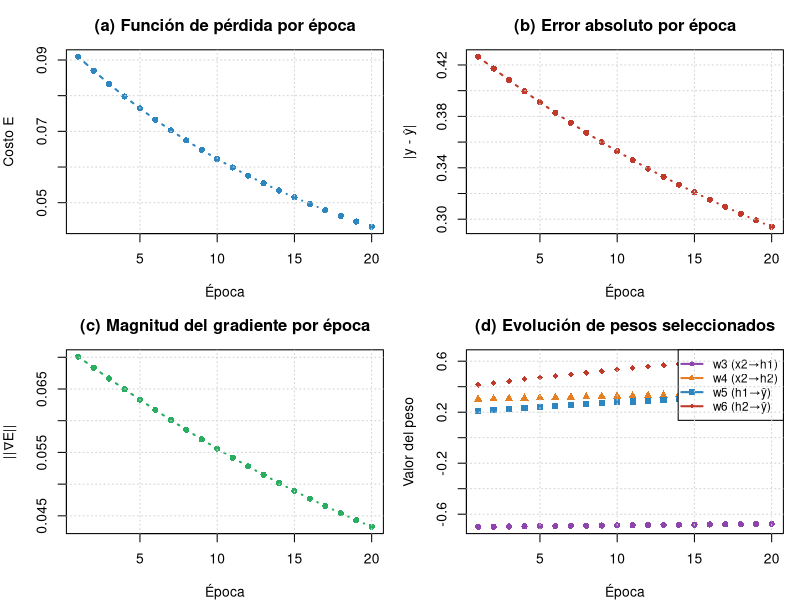
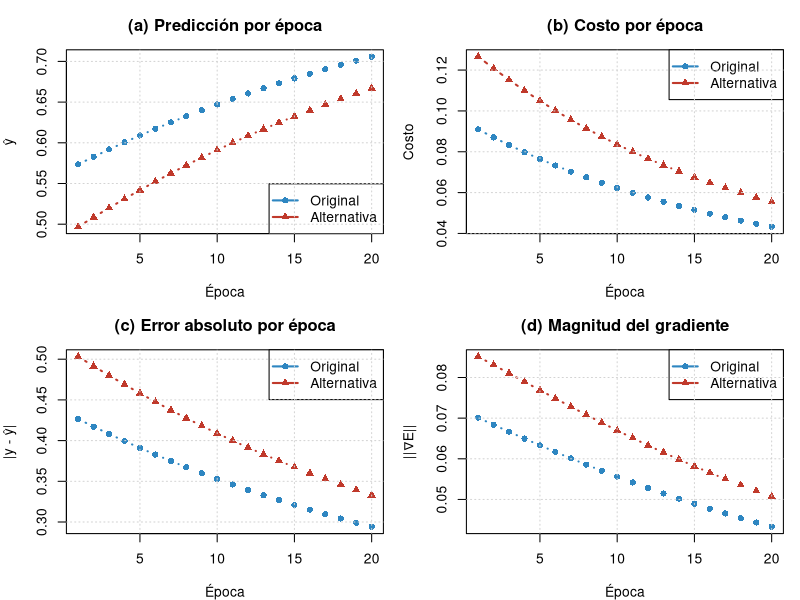
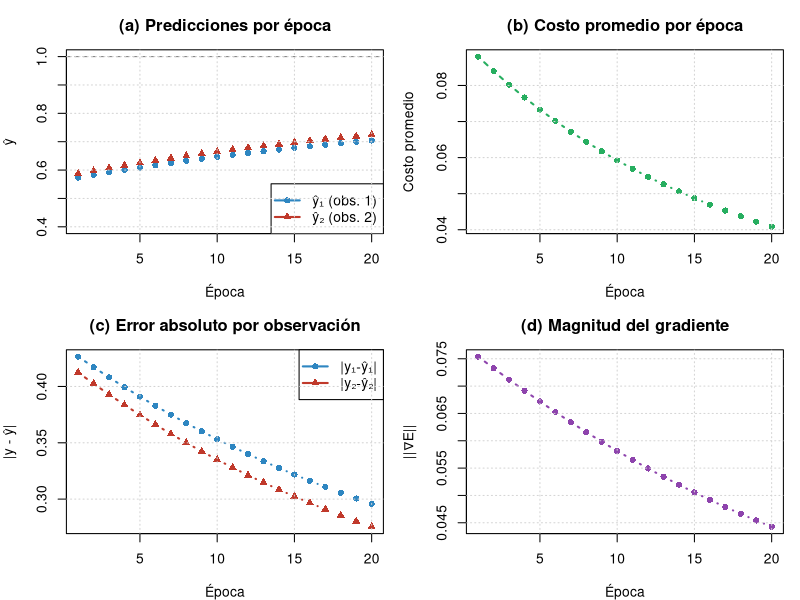
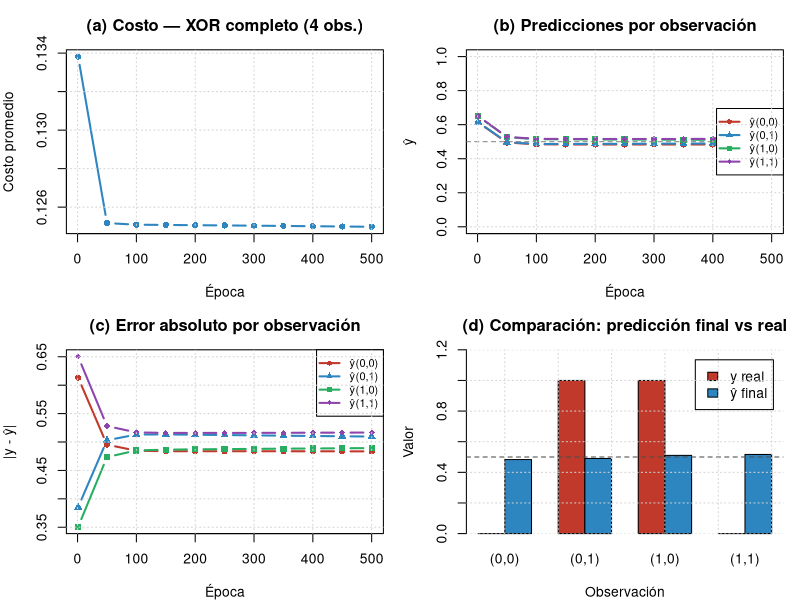

The R source for these figures, in order:
## ---- chunk 1
knitr::opts_chunk$set(echo=TRUE, message=FALSE, warning=FALSE, comment="##")
set.seed(42)
## ---- chunk 2
# ============================================================
# Funciones fundamentales de la red neuronal
# ============================================================

# Función sigmoide
sigmoid <- function(z) {
  1 / (1 + exp(-z))
}

# Derivada de la sigmoide (expresada en términos de h = sigma(z))
sigmoid_deriv <- function(h) {
  h * (1 - h)
}

# Función de pérdida: error cuadrático medio (para 1 observación)
loss <- function(y, y_hat) {
  0.5 * (y - y_hat)^2
}

# Gradiente de la pérdida respecto a y_hat
grad_loss <- function(y, y_hat) {
  y_hat - y
}
## ---- chunk 3
# Observación de entrenamiento
x1 <- 0;  x2 <- 1;  y_target <- 1

# Tasa de aprendizaje
alpha <- 0.25

# Pesos actualizados al final de la época 2
w1 <- 0.10000   # x1 → h1
w2 <- 0.50000   # x1 → h2
w3 <- -0.69764  # x2 → h1
w4 <- 0.30517   # x2 → h2
w5 <- 0.21724   # h1 → y_hat
w6 <- 0.42985   # h2 → y_hat

# Sesgos (todos en 0 en este ejemplo)
b1 <- 0;  b2 <- 0;  b3 <- 0

cat("=== Parámetros al inicio de la Época 3 ===\n")
cat(sprintf("w1 = %7.5f   w2 = %7.5f\n", w1, w2))
cat(sprintf("w3 = %7.5f   w4 = %7.5f\n", w3, w4))
cat(sprintf("w5 = %7.5f   w6 = %7.5f\n", w5, w6))
cat(sprintf("b1 = %d   b2 = %d   b3 = %d\n", b1, b2, b3))
## ---- chunk 4
z1 <- w1*x1 + w3*x2 + b1
h1 <- sigmoid(z1)
cat(sprintf("z1 = (%.5f)(0) + (%.5f)(1) + 0 = %.5f\n", w1, w3, z1))
cat(sprintf("h1 = sigma(%.5f) = %.5f\n", z1, h1))
## ---- chunk 5
z2 <- w2*x1 + w4*x2 + b2
h2 <- sigmoid(z2)
cat(sprintf("z2 = (%.5f)(0) + (%.5f)(1) + 0 = %.5f\n", w2, w4, z2))
cat(sprintf("h2 = sigma(%.5f) = %.5f\n", z2, h2))
## ---- chunk 6
z3   <- w5*h1 + w6*h2 + b3
yhat <- sigmoid(z3)
E    <- loss(y_target, yhat)

cat(sprintf("z3   = (%.5f)(%.5f) + (%.5f)(%.5f) + 0 = %.5f\n",
            w5, h1, w6, h2, z3))
cat(sprintf("yhat = sigma(%.5f) = %.5f\n", z3, yhat))
cat(sprintf("E    = 0.5*(1 - %.5f)^2 = %.5f\n", yhat, E))
## ---- chunk 7
delta3 <- grad_loss(y_target, yhat) * sigmoid_deriv(yhat)

dE_dw5 <- delta3 * h1
dE_dw6 <- delta3 * h2
# NOTA: los sesgos b1=b2=b3=0 se mantienen fijos en este ejemplo,
# siguiendo exactamente el documento de clase (LLinas, 2026),
# que no actualiza sesgos. La función automatizada (Parte 2)
# tampoco los actualiza para mantener consistencia.

cat(sprintf("delta3  = (%.5f - 1) * %.5f * (1 - %.5f) = %.5f\n",
            yhat, yhat, yhat, delta3))
cat(sprintf("dE/dw5  = delta3 * h1 = (%.5f)(%.5f) = %.5f\n",
            delta3, h1, dE_dw5))
cat(sprintf("dE/dw6  = delta3 * h2 = (%.5f)(%.5f) = %.5f\n",
            delta3, h2, dE_dw6))

# Actualización pesos de salida (sesgos permanecen en 0)
w5_new <- w5 - alpha * dE_dw5
w6_new <- w6 - alpha * dE_dw6

cat(sprintf("\nw5_nuevo = %.5f - 0.25*(%.5f) = %.5f\n", w5, dE_dw5, w5_new))
cat(sprintf("w6_nuevo = %.5f - 0.25*(%.5f) = %.5f\n", w6, dE_dw6, w6_new))
## ---- chunk 8
delta1 <- delta3 * w5 * sigmoid_deriv(h1)

dE_dw1 <- delta1 * x1
dE_dw3 <- delta1 * x2
dE_db1 <- delta1

cat(sprintf("delta1  = %.5f * %.5f * %.5f*(1-%.5f) = %.5f\n",
            delta3, w5, h1, h1, delta1))
cat(sprintf("dE/dw1  = delta1 * x1 = (%.5f)(%.0f) = %.5f\n",
            delta1, x1, dE_dw1))
cat(sprintf("dE/dw3  = delta1 * x2 = (%.5f)(%.0f) = %.5f\n",
            delta1, x2, dE_dw3))

w1_new <- w1 - alpha * dE_dw1
w3_new <- w3 - alpha * dE_dw3
b1_new <- b1 - alpha * dE_db1

cat(sprintf("\nw1_nuevo = %.5f - 0.25*(%.5f) = %.5f\n", w1, dE_dw1, w1_new))
cat(sprintf("w3_nuevo = %.5f - 0.25*(%.5f) = %.5f\n", w3, dE_dw3, w3_new))
## ---- chunk 9
delta2 <- delta3 * w6 * sigmoid_deriv(h2)

dE_dw2 <- delta2 * x1
dE_dw4 <- delta2 * x2
dE_db2 <- delta2

cat(sprintf("delta2  = %.5f * %.5f * %.5f*(1-%.5f) = %.5f\n",
            delta3, w6, h2, h2, delta2))
cat(sprintf("dE/dw2  = delta2 * x1 = (%.5f)(%.0f) = %.5f\n",
            delta2, x1, dE_dw2))
cat(sprintf("dE/dw4  = delta2 * x2 = (%.5f)(%.0f) = %.5f\n",
            delta2, x2, dE_dw4))

w2_new <- w2 - alpha * dE_dw2
w4_new <- w4 - alpha * dE_dw4
b2_new <- b2 - alpha * dE_db2

cat(sprintf("\nw2_nuevo = %.5f - 0.25*(%.5f) = %.5f\n", w2, dE_dw2, w2_new))
cat(sprintf("w4_nuevo = %.5f - 0.25*(%.5f) = %.5f\n", w4, dE_dw4, w4_new))
## ---- chunk 10
df_comparacion <- data.frame(
  Epoca      = 1:3,
  y_hat      = c(0.5735, 0.5764, round(yhat, 5)),
  Error_abs  = c(abs(1 - 0.5735), abs(1 - 0.5764), abs(1 - yhat)),
  Costo      = c(0.09095, 0.08973, round(E, 5)),
  w3         = c(-0.70000, -0.69884, -0.69764),
  w4         = c(0.30000, 0.30255, 0.30517),
  w5         = c(0.20000, 0.20865, 0.21724),
  w6         = c(0.40000, 0.41498, 0.42985)
)

knitr::kable(df_comparacion,
  col.names = c("Época", "ŷ", "|y - ŷ|", "Costo", "w3", "w4", "w5", "w6"),
  digits = 5,
  caption = "Comparación de resultados en las tres primeras épocas")
## ---- chunk 11
# ============================================================
# ENTRENAMIENTO AUTOMATIZADO — SIN LIBRERÍAS DE ML
# ============================================================

entrenar_xor_1obs <- function(
    x1_in, x2_in, y_in,          # Observación de entrenamiento
    w1_0, w2_0, w3_0, w4_0,      # Pesos iniciales (capa oculta)
    w5_0, w6_0,                   # Pesos iniciales (capa salida)
    b1_0 = 0, b2_0 = 0, b3_0 = 0, # Sesgos iniciales
    alpha = 0.25,                  # Tasa de aprendizaje
    n_epocas = 20                  # Número de épocas
) {

  # Inicializar pesos
  w1 <- w1_0; w2 <- w2_0; w3 <- w3_0; w4 <- w4_0
  w5 <- w5_0; w6 <- w6_0
  b1 <- b1_0; b2 <- b2_0; b3 <- b3_0

  # Almacenar resultados
  historial <- data.frame()

  for (ep in 1:n_epocas) {

    # --- FORWARD PASS ---
    z1   <- w1*x1_in + w3*x2_in + b1
    z2   <- w2*x1_in + w4*x2_in + b2
    h1   <- sigmoid(z1)
    h2   <- sigmoid(z2)
    z3   <- w5*h1 + w6*h2 + b3
    yhat <- sigmoid(z3)
    E    <- loss(y_in, yhat)

    # --- BACKPROPAGATION ---
    # Error local en la capa de salida
    delta3 <- grad_loss(y_in, yhat) * sigmoid_deriv(yhat)

    # Gradientes de la capa de salida
    dE_dw5 <- delta3 * h1
    dE_dw6 <- delta3 * h2
    dE_db3 <- delta3

    # Error local en la capa oculta
    delta1 <- delta3 * w5 * sigmoid_deriv(h1)
    delta2 <- delta3 * w6 * sigmoid_deriv(h2)

    # Gradientes de la capa oculta
    dE_dw1 <- delta1 * x1_in
    dE_dw3 <- delta1 * x2_in
    dE_dw2 <- delta2 * x1_in
    dE_dw4 <- delta2 * x2_in
    dE_db1 <- delta1
    dE_db2 <- delta2

    # Magnitud del gradiente total
    grad_mag <- sqrt(dE_dw1^2 + dE_dw2^2 + dE_dw3^2 + dE_dw4^2 +
                     dE_dw5^2 + dE_dw6^2)

    # --- ACTUALIZACIÓN DE PARÁMETROS ---
    w1 <- w1 - alpha * dE_dw1
    w2 <- w2 - alpha * dE_dw2
    w3 <- w3 - alpha * dE_dw3
    w4 <- w4 - alpha * dE_dw4
    w5 <- w5 - alpha * dE_dw5
    w6 <- w6 - alpha * dE_dw6
    b1 <- b1 - alpha * dE_db1
    b2 <- b2 - alpha * dE_db2
    b3 <- b3 - alpha * dE_db3

    # Guardar fila del historial
    historial <- rbind(historial, data.frame(
      Epoca    = ep,
      z1       = round(z1,   5),
      z2       = round(z2,   5),
      z3       = round(z3,   5),
      h1       = round(h1,   5),
      h2       = round(h2,   5),
      y_hat    = round(yhat, 5),
      y        = y_in,
      Err_abs  = round(abs(y_in - yhat), 5),
      Costo    = round(E,    5),
      Grad_mag = round(grad_mag, 6),
      w1       = round(w1, 5), w2 = round(w2, 5),
      w3       = round(w3, 5), w4 = round(w4, 5),
      w5       = round(w5, 5), w6 = round(w6, 5),
      b1       = round(b1, 5), b2 = round(b2, 5),
      b3       = round(b3, 5)
    ))
  }

  return(historial)
}

# Ejecutar con los parámetros del ejemplo de clase
set.seed(42)
hist_orig <- entrenar_xor_1obs(
  x1_in = 0, x2_in = 1, y_in = 1,
  w1_0 = 0.1,  w2_0 = 0.5,  w3_0 = -0.7, w4_0 = 0.3,
  w5_0 = 0.2,  w6_0 = 0.4,
  alpha = 0.25, n_epocas = 20
)
## ---- chunk 12
knitr::kable(
  hist_orig[, c("Epoca","z1","z2","z3","h1","h2",
                "y_hat","y","Err_abs","Costo","Grad_mag")],
  col.names = c("Época","z1","z2","z3","h1","h2",
                "ŷ","y","|y-ŷ|","Costo","||∇E||"),
  digits = 5,
  caption = "Tabla completa: 20 épocas de entrenamiento con una observación XOR")
## ---- chunk 13
par(mfrow = c(2, 2), mar = c(4, 4, 3, 1))

# --- (a) Costo por época ---
plot(hist_orig$Epoca, hist_orig$Costo,
     type = "b", pch = 16, col = "#2E86C1",
     xlab = "Época", ylab = "Costo E",
     main = "(a) Función de pérdida por época",
     lwd = 2)
grid()

# --- (b) Error absoluto por época ---
plot(hist_orig$Epoca, hist_orig$Err_abs,
     type = "b", pch = 16, col = "#C0392B",
     xlab = "Época", ylab = "|y - ŷ|",
     main = "(b) Error absoluto por época",
     lwd = 2)
grid()

# --- (c) Magnitud del gradiente ---
plot(hist_orig$Epoca, hist_orig$Grad_mag,
     type = "b", pch = 16, col = "#27AE60",
     xlab = "Época", ylab = "||∇E||",
     main = "(c) Magnitud del gradiente por época",
     lwd = 2)
grid()

# --- (d) Evolución de pesos seleccionados ---
plot(hist_orig$Epoca, hist_orig$w3,
     type = "b", pch = 16, col = "#8E44AD",
     xlab = "Época", ylab = "Valor del peso",
     main = "(d) Evolución de pesos seleccionados",
     ylim = range(c(hist_orig$w3, hist_orig$w4,
                    hist_orig$w5, hist_orig$w6)),
     lwd = 2)
lines(hist_orig$Epoca, hist_orig$w4, type="b", pch=17, col="#E67E22", lwd=2)
lines(hist_orig$Epoca, hist_orig$w5, type="b", pch=15, col="#2E86C1", lwd=2)
lines(hist_orig$Epoca, hist_orig$w6, type="b", pch=18, col="#C0392B", lwd=2)
legend("topright",
       legend = c("w3 (x2→h1)", "w4 (x2→h2)", "w5 (h1→ŷ)", "w6 (h2→ŷ)"),
       col    = c("#8E44AD","#E67E22","#2E86C1","#C0392B"),
       pch    = c(16,17,15,18), lwd = 2, cex = 0.85)
grid()

par(mfrow = c(1, 1))
## ---- chunk 14
# Nueva inicialización: pesos más grandes y con signos distintos
hist_alt <- entrenar_xor_1obs(
  x1_in = 0, x2_in = 1, y_in = 1,
  w1_0 = 0.9,  w2_0 = -0.5, w3_0 = 0.3,  w4_0 = -0.8,
  w5_0 = -0.4, w6_0 = 0.7,
  alpha = 0.25, n_epocas = 20
)
## ---- chunk 15
par(mfrow = c(2, 2), mar = c(4, 4, 3, 1))

# --- (a) Predicción ---
plot(hist_orig$Epoca, hist_orig$y_hat,
     type = "b", pch = 16, col = "#2E86C1", lwd = 2,
     xlab = "Época", ylab = "ŷ",
     main = "(a) Predicción por época",
     ylim = range(c(hist_orig$y_hat, hist_alt$y_hat)))
lines(hist_alt$Epoca, hist_alt$y_hat,
      type = "b", pch = 17, col = "#C0392B", lwd = 2)
abline(h = 1, lty = 2, col = "gray50")
legend("bottomright",
       legend = c("Original", "Alternativa"),
       col = c("#2E86C1","#C0392B"), pch = c(16,17), lwd = 2)
grid()

# --- (b) Costo ---
plot(hist_orig$Epoca, hist_orig$Costo,
     type = "b", pch = 16, col = "#2E86C1", lwd = 2,
     xlab = "Época", ylab = "Costo",
     main = "(b) Costo por época",
     ylim = range(c(hist_orig$Costo, hist_alt$Costo)))
lines(hist_alt$Epoca, hist_alt$Costo,
      type = "b", pch = 17, col = "#C0392B", lwd = 2)
legend("topright",
       legend = c("Original", "Alternativa"),
       col = c("#2E86C1","#C0392B"), pch = c(16,17), lwd = 2)
grid()

# --- (c) Error absoluto ---
plot(hist_orig$Epoca, hist_orig$Err_abs,
     type = "b", pch = 16, col = "#2E86C1", lwd = 2,
     xlab = "Época", ylab = "|y - ŷ|",
     main = "(c) Error absoluto por época",
     ylim = range(c(hist_orig$Err_abs, hist_alt$Err_abs)))
lines(hist_alt$Epoca, hist_alt$Err_abs,
      type = "b", pch = 17, col = "#C0392B", lwd = 2)
legend("topright",
       legend = c("Original", "Alternativa"),
       col = c("#2E86C1","#C0392B"), pch = c(16,17), lwd = 2)
grid()

# --- (d) Magnitud del gradiente ---
plot(hist_orig$Epoca, hist_orig$Grad_mag,
     type = "b", pch = 16, col = "#2E86C1", lwd = 2,
     xlab = "Época", ylab = "||∇E||",
     main = "(d) Magnitud del gradiente",
     ylim = range(c(hist_orig$Grad_mag, hist_alt$Grad_mag)))
lines(hist_alt$Epoca, hist_alt$Grad_mag,
      type = "b", pch = 17, col = "#C0392B", lwd = 2)
legend("topright",
       legend = c("Original", "Alternativa"),
       col = c("#2E86C1","#C0392B"), pch = c(16,17), lwd = 2)
grid()

par(mfrow = c(1, 1))
## ---- chunk 16
epocas_clave <- c(1, 5, 10, 20)

df_comp <- data.frame(
  Epoca          = epocas_clave,
  yhat_orig      = hist_orig$y_hat[epocas_clave],
  costo_orig     = hist_orig$Costo[epocas_clave],
  yhat_alt       = hist_alt$y_hat[epocas_clave],
  costo_alt      = hist_alt$Costo[epocas_clave]
)

knitr::kable(df_comp,
  col.names = c("Época", "ŷ (Original)", "Costo (Orig.)",
                "ŷ (Alternativa)", "Costo (Alt.)"),
  digits = 5,
  caption = "Comparación de inicializaciones en épocas clave")
## ---- chunk 17
# ============================================================
# ENTRENAMIENTO MATRICIAL CON DOS OBSERVACIONES
# ============================================================

entrenar_xor_matriz <- function(
    X, y,                         # Matriz de entradas y vector objetivo
    W1_0, W2_0,                   # Matrices de pesos iniciales
    b1_0, b2_0,                   # Vectores de sesgos
    alpha = 0.25,
    n_epocas = 20
) {

  W1 <- W1_0  # 2x2: pesos capa oculta
  W2 <- W2_0  # 2x1: pesos capa salida
  b1 <- b1_0  # 1x2
  b2 <- b2_0  # escalar

  n <- nrow(X)  # número de observaciones
  historial <- data.frame()

  for (ep in 1:n_epocas) {

    # === FORWARD PASS (matricial) ===
    # Capa oculta: Z1 = X %*% W1 + b1  (dim: n x 2)
    Z1 <- sweep(X %*% W1, 2, b1, "+")
    H1 <- sigmoid(Z1)          # activaciones ocultas (n x 2)

    # Capa de salida: Z2 = H1 %*% W2 + b2  (dim: n x 1)
    Z2 <- H1 %*% W2 + b2
    Yhat <- sigmoid(Z2)        # predicciones (n x 1)

    # Costo promedio sobre las n observaciones
    E <- mean(0.5 * (y - Yhat)^2)

    # === BACKPROPAGATION (matricial) ===
    # Delta de la capa de salida (n x 1)
    delta2 <- (Yhat - y) * sigmoid_deriv(Yhat)

    # Gradientes de la capa de salida
    dW2 <- t(H1) %*% delta2 / n     # 2x1
    db2 <- mean(delta2)

    # Propagar error a la capa oculta (n x 2)
    delta1 <- (delta2 %*% t(W2)) * sigmoid_deriv(H1)

    # Gradientes de la capa oculta
    dW1 <- t(X) %*% delta1 / n      # 2x2
    db1 <- colMeans(delta1)

    # === ACTUALIZACIÓN ===
    W1 <- W1 - alpha * dW1
    W2 <- W2 - alpha * dW2
    b1 <- b1 - alpha * db1
    b2 <- b2 - alpha * db2

    # Magnitud del gradiente
    grad_mag <- sqrt(sum(dW1^2) + sum(dW2^2))

    historial <- rbind(historial, data.frame(
      Epoca    = ep,
      yhat1    = round(Yhat[1], 5),
      yhat2    = round(Yhat[2], 5),
      Costo    = round(E, 5),
      Err_abs1 = round(abs(y[1] - Yhat[1]), 5),
      Err_abs2 = round(abs(y[2] - Yhat[2]), 5),
      Grad_mag = round(grad_mag, 6)
    ))
  }

  return(historial)
}

# Datos: dos observaciones XOR
X_mat <- matrix(c(0,1, 1,0), nrow=2, byrow=TRUE)
y_mat <- matrix(c(1, 1),     nrow=2)

cat("Matriz de entradas X:\n"); print(X_mat)
cat("Vector objetivo y:\n");    print(y_mat)

# Pesos iniciales (mismos del ejemplo original)
W1_init <- matrix(c(0.1, -0.7, 0.5, 0.3), nrow=2, byrow=FALSE)
W2_init <- matrix(c(0.2, 0.4), nrow=2)
b1_init <- c(0, 0)
b2_init <- 0

cat("\nMatriz de pesos W1 (capa oculta):\n"); print(W1_init)
cat("Vector de pesos W2 (capa salida):\n");   print(W2_init)

hist_mat <- entrenar_xor_matriz(
  X = X_mat, y = y_mat,
  W1_0 = W1_init, W2_0 = W2_init,
  b1_0 = b1_init, b2_0 = b2_init,
  alpha = 0.25, n_epocas = 20
)
## ---- chunk 18
knitr::kable(hist_mat,
  col.names = c("Época", "ŷ₁", "ŷ₂", "Costo",
                "|y₁-ŷ₁|", "|y₂-ŷ₂|", "||∇E||"),
  digits = 5,
  caption = "Entrenamiento matricial con dos observaciones XOR")
## ---- chunk 19
par(mfrow = c(2, 2), mar = c(4, 4, 3, 1))

# (a) Predicciones por época
plot(hist_mat$Epoca, hist_mat$yhat1,
     type = "b", pch = 16, col = "#2E86C1", lwd = 2,
     ylim = range(c(hist_mat$yhat1, hist_mat$yhat2, 0.4, 1)),
     xlab = "Época", ylab = "ŷ",
     main = "(a) Predicciones por época")
lines(hist_mat$Epoca, hist_mat$yhat2,
      type = "b", pch = 17, col = "#C0392B", lwd = 2)
abline(h = 1, lty = 2, col = "gray50")
legend("bottomright",
       legend = c("ŷ₁ (obs. 1)", "ŷ₂ (obs. 2)"),
       col = c("#2E86C1","#C0392B"), pch = c(16,17), lwd = 2)
grid()

# (b) Costo
plot(hist_mat$Epoca, hist_mat$Costo,
     type = "b", pch = 16, col = "#27AE60", lwd = 2,
     xlab = "Época", ylab = "Costo promedio",
     main = "(b) Costo promedio por época")
grid()

# (c) Error absoluto
plot(hist_mat$Epoca, hist_mat$Err_abs1,
     type = "b", pch = 16, col = "#2E86C1", lwd = 2,
     ylim = range(c(hist_mat$Err_abs1, hist_mat$Err_abs2)),
     xlab = "Época", ylab = "|y - ŷ|",
     main = "(c) Error absoluto por observación")
lines(hist_mat$Epoca, hist_mat$Err_abs2,
      type = "b", pch = 17, col = "#C0392B", lwd = 2)
legend("topright",
       legend = c("|y₁-ŷ₁|", "|y₂-ŷ₂|"),
       col = c("#2E86C1","#C0392B"), pch = c(16,17), lwd = 2)
grid()

# (d) Magnitud del gradiente
plot(hist_mat$Epoca, hist_mat$Grad_mag,
     type = "b", pch = 16, col = "#8E44AD", lwd = 2,
     xlab = "Época", ylab = "||∇E||",
     main = "(d) Magnitud del gradiente")
grid()

par(mfrow = c(1, 1))
## ---- chunk 20
df_final <- data.frame(
  Escenario    = c("1 obs. (original)", "1 obs. (alt. init.)",
                   "2 obs. (matricial)"),
  yhat_ep1     = c(hist_orig$y_hat[1], hist_alt$y_hat[1],
                   (hist_mat$yhat1[1] + hist_mat$yhat2[1])/2),
  costo_ep1    = c(hist_orig$Costo[1], hist_alt$Costo[1],
                   hist_mat$Costo[1]),
  yhat_ep20    = c(hist_orig$y_hat[20], hist_alt$y_hat[20],
                   (hist_mat$yhat1[20] + hist_mat$yhat2[20])/2),
  costo_ep20   = c(hist_orig$Costo[20], hist_alt$Costo[20],
                   hist_mat$Costo[20])
)

knitr::kable(df_final,
  col.names = c("Escenario", "ŷ inicial", "Costo inicial",
                "ŷ final", "Costo final"),
  digits = 5,
  caption = "Comparación de los tres escenarios de entrenamiento")
## ---- chunk 21
# ============================================================
# ENTRENAMIENTO CON LAS 4 OBSERVACIONES XOR
# ============================================================

entrenar_xor_completo <- function(
    X, y,
    W1_0, W2_0, b1_0 = c(0,0), b2_0 = 0,
    alpha = 0.5, n_epocas = 500
) {

  W1 <- W1_0; W2 <- W2_0; b1 <- b1_0; b2 <- b2_0
  n <- nrow(X)
  historial <- data.frame()

  for (ep in 1:n_epocas) {

    # Forward
    Z1 <- sweep(X %*% W1, 2, b1, "+")
    H1 <- sigmoid(Z1)
    Z2 <- H1 %*% W2 + b2
    Yhat <- sigmoid(Z2)

    E <- mean(0.5 * (y - Yhat)^2)

    # Backprop
    delta2 <- (Yhat - y) * sigmoid_deriv(Yhat)
    dW2 <- t(H1) %*% delta2 / n
    db2 <- mean(delta2)

    delta1 <- (delta2 %*% t(W2)) * sigmoid_deriv(H1)
    dW1 <- t(X) %*% delta1 / n
    db1 <- colMeans(delta1)

    # Actualización
    W1 <- W1 - alpha * dW1
    W2 <- W2 - alpha * dW2
    b1 <- b1 - alpha * db1
    b2 <- b2 - alpha * db2

    if (ep %% 50 == 0 || ep == 1) {
      historial <- rbind(historial, data.frame(
        Epoca    = ep,
        Costo    = round(E, 6),
        yhat_00  = round(Yhat[1], 4),
        yhat_01  = round(Yhat[2], 4),
        yhat_10  = round(Yhat[3], 4),
        yhat_11  = round(Yhat[4], 4)
      ))
    }
  }

  list(historial = historial, W1 = W1, W2 = W2,
       b1 = b1, b2 = b2,
       Yhat_final = Yhat)
}

# Las 4 observaciones XOR
X_full <- matrix(c(0,0, 0,1, 1,0, 1,1), nrow=4, byrow=TRUE)
y_full <- matrix(c(0, 1, 1, 0), nrow=4)

cat("Tabla XOR completa:\n")
cat("x1  x2  y\n")
for(i in 1:4) cat(X_full[i,1], X_full[i,2], y_full[i], "\n")

# Inicialización con pesos pequeños aleatorios (semilla fija)
set.seed(123)
W1_full <- matrix(rnorm(4, 0, 0.5), nrow=2)
W2_full <- matrix(rnorm(2, 0, 0.5), nrow=2)

resultado <- entrenar_xor_completo(
  X = X_full, y = y_full,
  W1_0 = W1_full, W2_0 = W2_full,
  alpha = 0.5, n_epocas = 500
)
## ---- chunk 22
knitr::kable(resultado$historial,
  col.names = c("Época", "Costo", "ŷ(0,0)", "ŷ(0,1)", "ŷ(1,0)", "ŷ(1,1)"),
  digits = 5,
  caption = "Entrenamiento XOR completo: evolución cada 50 épocas")
## ---- chunk 23
Yhat_final <- resultado$Yhat_final
pred_clase  <- ifelse(Yhat_final >= 0.5, 1, 0)

df_pred <- data.frame(
  x1        = X_full[,1],
  x2        = X_full[,2],
  y_real    = as.integer(y_full),
  y_hat     = round(Yhat_final, 4),
  clase_pred = pred_clase,
  correcto  = ifelse(pred_clase == y_full, "✓", "✗")
)

knitr::kable(df_pred,
  col.names = c("x₁","x₂","y real","ŷ","Clase predicha","¿Correcto?"),
  caption = "Predicciones finales de la red XOR completa")

acc <- mean(pred_clase == y_full) * 100
cat(sprintf("\nPrecisión final: %.1f%%\n", acc))
## ---- chunk 24
par(mfrow = c(2, 2), mar = c(4, 4, 3, 1))

hist_c <- resultado$historial

# (a) Costo
plot(hist_c$Epoca, hist_c$Costo,
     type = "b", pch = 16, col = "#2E86C1", lwd = 2,
     xlab = "Época", ylab = "Costo promedio",
     main = "(a) Costo — XOR completo (4 obs.)")
grid()

# (b) Predicciones para cada observación
colores <- c("#C0392B","#2E86C1","#27AE60","#8E44AD")
obs_names <- c("ŷ(0,0)","ŷ(0,1)","ŷ(1,0)","ŷ(1,1)")
y_reales  <- c(0, 1, 1, 0)

plot(hist_c$Epoca, hist_c$yhat_00,
     type = "b", pch = 16, col = colores[1], lwd = 2,
     ylim = c(0, 1),
     xlab = "Época", ylab = "ŷ",
     main = "(b) Predicciones por observación")
lines(hist_c$Epoca, hist_c$yhat_01, type="b", pch=17, col=colores[2], lwd=2)
lines(hist_c$Epoca, hist_c$yhat_10, type="b", pch=15, col=colores[3], lwd=2)
lines(hist_c$Epoca, hist_c$yhat_11, type="b", pch=18, col=colores[4], lwd=2)
abline(h=0.5, lty=2, col="gray50")
legend("right",
       legend = obs_names,
       col = colores, pch = c(16,17,15,18), lwd = 2, cex = 0.8)
grid()

# (c) Error absoluto por observación
err_00 <- abs(0 - hist_c$yhat_00)
err_01 <- abs(1 - hist_c$yhat_01)
err_10 <- abs(1 - hist_c$yhat_10)
err_11 <- abs(0 - hist_c$yhat_11)

plot(hist_c$Epoca, err_00,
     type = "b", pch = 16, col = colores[1], lwd = 2,
     ylim = range(c(err_00,err_01,err_10,err_11)),
     xlab = "Época", ylab = "|y - ŷ|",
     main = "(c) Error absoluto por observación")
lines(hist_c$Epoca, err_01, type="b", pch=17, col=colores[2], lwd=2)
lines(hist_c$Epoca, err_10, type="b", pch=15, col=colores[3], lwd=2)
lines(hist_c$Epoca, err_11, type="b", pch=18, col=colores[4], lwd=2)
legend("topright",
       legend = obs_names,
       col = colores, pch = c(16,17,15,18), lwd = 2, cex = 0.8)
grid()

# (d) Predicciones finales vs objetivo
barplot(
  rbind(as.numeric(y_full), as.numeric(Yhat_final)),
  beside   = TRUE,
  names.arg = c("(0,0)","(0,1)","(1,0)","(1,1)"),
  col      = c("#C0392B","#2E86C1"),
  legend   = c("y real", "ŷ final"),
  xlab     = "Observación",
  ylab     = "Valor",
  main     = "(d) Comparación: predicción final vs real",
  ylim     = c(0, 1.2)
)
abline(h = 0.5, lty = 2, col = "gray30")
grid()

par(mfrow = c(1, 1))
## ---- chunk 25
sessionInfo()
